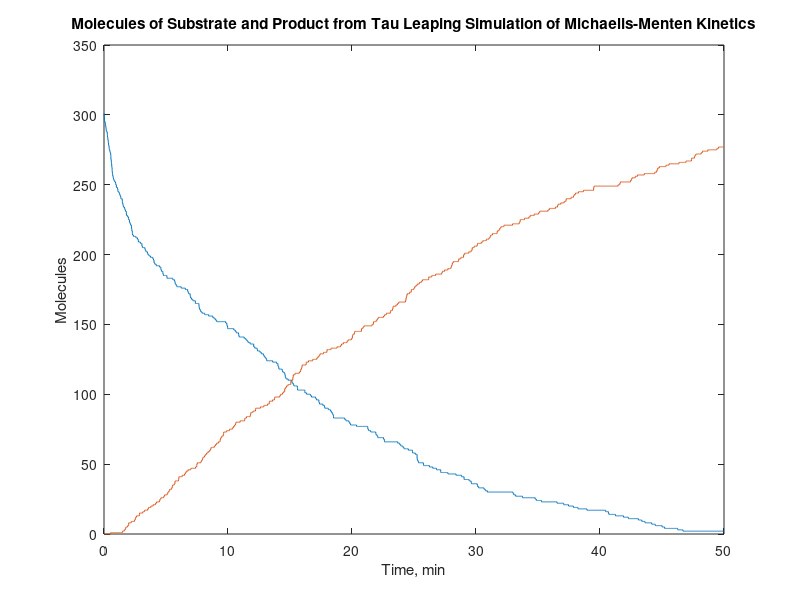

This figure's MATLAB source:
% TAUL_MM.M
%
% Simple implementation of Tau Leaping Algorithm to simulate 
% the Michaelis-Menten system.
%
% Based on the scripts of D. Higham in SIAM Reviews, 2008.
% https://epubs.siam.org/doi/10.1137/060666457
% https://epubs.siam.org/doi/pdf/10.1137/060666457
%
% Parameters from Chapter 7 of 
%      Stochastic Modelling for Systems Biology,
%      by Darren J. Wilkinson, Chapman & Hall/CRC, 2006.
%

% Model Description:
%
% Chemical System is modeled with:
% substrate S1, enzyme S2, complex S3, and product S4
%
% System of equations is
%
%  S1 + S2 -(c1)-> S3
%  S3 -(c2)-> S1 + S2
%  S3 -(c3)-> S4 + S2

% stoichiometric matrix 
% each row is a species; each column is a reaction
V = [-1 1 0; -1 1 1; 1 -1 -1; 0 0 1];

%%%%%%%%%% Parameters and Initial Conditions %%%%%%%%%
nA = 6.023e23;             % Avagadro's number
vol = 1e-15;               % volume of system

Y = zeros(4,1);           % vector of molecules of each species
Y(1) = round(5e-7*nA*vol) % molecules of substrate, 'round' rounds to nearest integer
Y(2) = round(2e-7*nA*vol) % molecules of enzyme 

c(1) = 1e6/(nA*vol);      % vector of rate constants for each reaction
c(2) = 1e-4; 
c(3) = 0.1; 

tfinal = 50;       % simulation time
L = 10000;         % number of steps
tau = tfinal/L;    % step size

X =zeros(4,L);
X(:,1)=Y;

for k = 1:L                     % Loop over number of steps
     a(1) = c(1)*Y(1)*Y(2);     % Matrix of first-order forward reaction rate laws
     a(2) = c(2)*Y(3);
     a(3) = c(3)*Y(3);
 
     % Matrix of first-order propensity functions for each reaction
     % The if statement is needed because poissinv is not defined for lamda=0.
 
     if a(1)==0 d(1)=0; else d(1) = poissinv(rand,tau*a(1)); end
     if a(2)==0 d(2)=0; else d(2) = poissinv(rand,tau*a(2)); end
     if a(3)==0 d(3)=0; else d(3) = poissinv(rand,tau*a(3)); end

     % Equation 11 in linked PDF; 
     % Yi(t) is the state vector of the reaction, 
     % describing how species i (from 1 to 4 here) evolves with time
     Y = Y + d(1)*V(:,1) + d(2)*V(:,2) + d(3)*V(:,3);
     X(:,k+1)=Y;     % Populate state vector results for each time step here
end

time = (0:tau:tfinal);  %(initial time: time step : final time)

% plot substrate S1 and product S4 concentration versus time
plot(time,X(1,:),time,X(4,:)) 
title('Molecules of Substrate and Product from Tau Leaping Simulation of Michaelis-Menten Kinetics')
xlabel('Time, min')
ylabel('Molecules')
